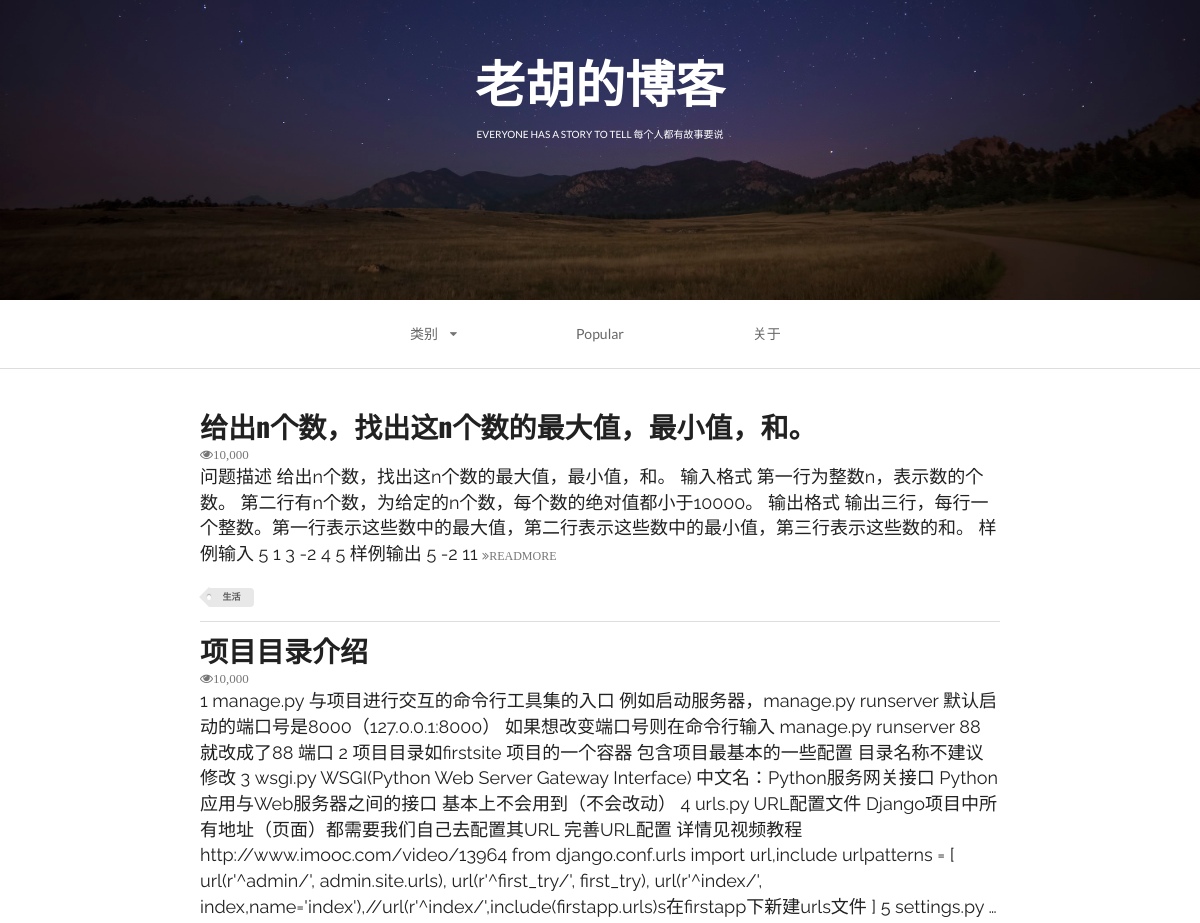
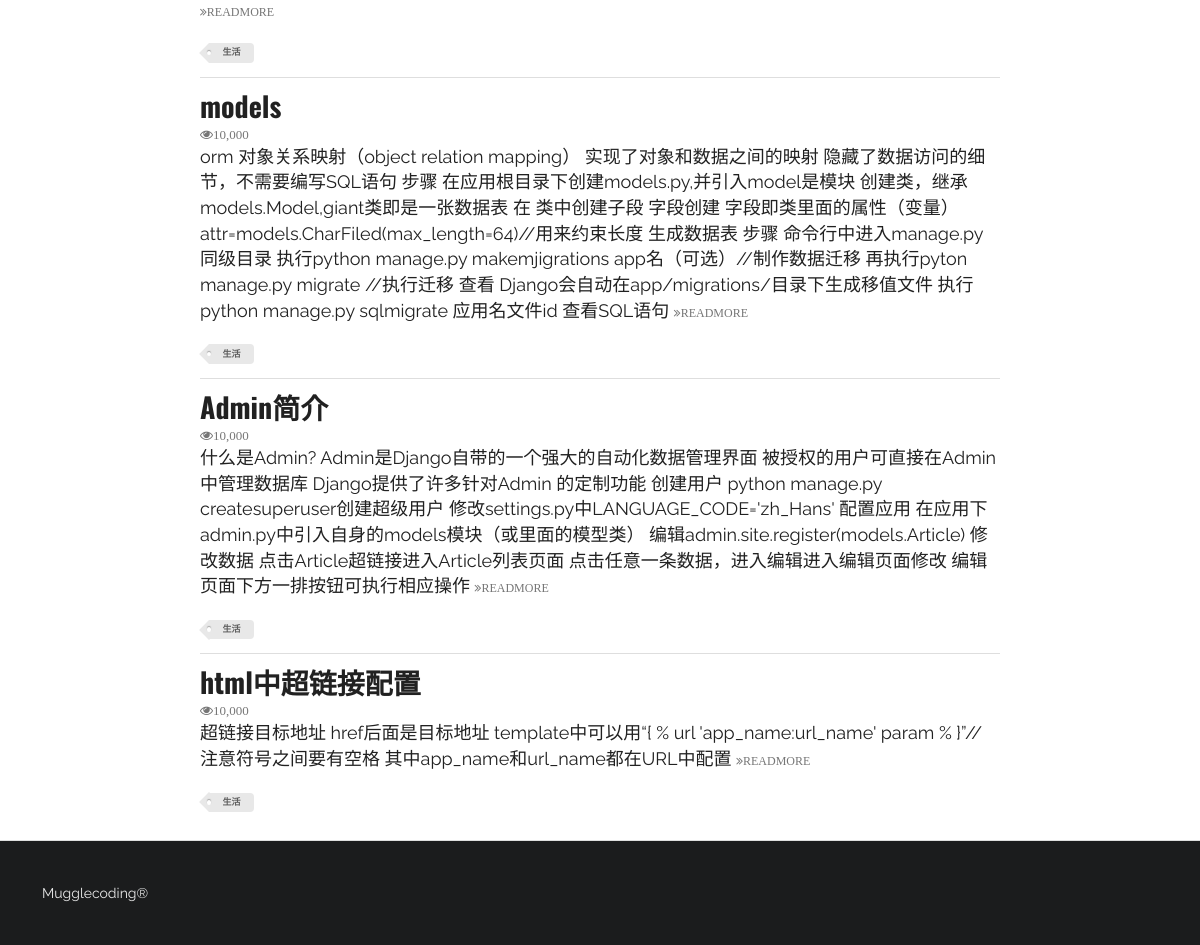
/firstapp/index/, run on the app's committed database (2 pictures, top to bottom).
### firstapp/models.py (models this page shows, shortened)
class Aritcle(models.Model):
    headline=models.CharField(null=True,blank=True,max_length=500)
    content=models.TextField(null=True,blank=True)

### firstapp/views.py (the view)
def index(request):
     context={}
     aritcle_list=models.Aritcle.objects.all()
     context['aritcle_list']=aritcle_list
     index_page=render(request,'first_web_2.html',context)
     return index_page

### firstapp/templates/first_web_2.html (shortened to what this page needs)
<!DOCTYPE html>
{% load staticfiles %}
<html>
<head>
        <link rel="stylesheet" href="{% static 'css/semantic.css' %}"  media="screen" title="no title" charset="utf-8">
    </head>
    <body>
        <div class="ui inverted vertical  segment masthead">
            <h1 class="ui center aligned header blogslogon" style="font-size:50px;font-family: 'Raleway', sans-serif!important;">
                老胡的博客
                <p class="ui sub header">
                    everyone has a story to tell
                    每个人都有故事要说
                </p>
            </h1>
        </div>
        <div class="ui container nav">
            <div class="ui borderless text three item menu ">
                <div class="ui simple dropdown  item">
                    类别
                    <i class="dropdown icon"></i>
                </div>
                <a class="item" href="">
                    Popular
                </a>
                <a class="item" href="">
                    关于
                </a>
            </div>
        </div>
        <div class="ui divider"></div>
        <div class="ui  vertical segment">
            {% for aritcle in aritcle_list %}
                <div class="ui container vertical segment">
                    <a href="{% url 'firstapp:aritcle_page' aritcle.id %}">
                        <h1 class="ui header">
                            {{ aritcle.headline }}
                        </h1>
                    </a>
                    <i class="icon grey small unhide">10,000</i>
                    <p>
                        {{ aritcle.content|truncatewords:50}}
                        <a href="{% url 'firstapp:aritcle_page' aritcle.id %}">
                            <i class="angle tiny double grey right icon">READMORE</i>
                        </a>
                    </p>
                    <div class="ui mini  tag label">
                        生活
                    </div>
                </div>
            {% endfor %}
        </div>
        <div class="ui inverted  vertical very padded  segment">
            Mugglecoding®
        </div>
    </body>
</html>

### data on the page
Aritcle: headline "给出n个数，找出这n个数的最大值，最小值，和。", content "问题描述 给出n个数，找出这n个数的最大值，最小值，和。 输入格式 第一行为整数n，表示数的个数。 第二行有n个数，为给定的n个数，每个数的绝对值都小于10000。 输出格式 输出三行，每行一个整数。第一行表示这些数中的最大值，第二行表示这些数中的最小值，第三行表示这些数的和。 样例输入 5 1 3 -2 4 5 样例输出 5 -2 11"
Aritcle: headline "项目目录介绍", content "1 manage.py 与项目进行交互的命令行工具集的入口 例如启动服务器，manage.py runserver 默认启动的端口号是8000（127.0.0.1:8000） 如果想改变端口号则在命令行输入 manage.py runserver 88 就改成了88 端口 2 项目目录如firstsite 项目的一个容器 包含项目最基本的一些配置 目录名称不建议修改 3 wsgi.py WSGI(Python Web Server Gateway Interface) 中文名：Python服务网关接口 Python应用与Web服务器之间的接口 基本上不会用到（不会改动） 4 urls.py URL配置文件 Django项目中所有地址（页面）都需要我们自己去配置其URL 完善URL配置 详情见视频教程 http://www.imooc.com/video/13964 from django.conf.urls import url,include urlpatterns = [ url(r'^admin/', admin.site.urls), url(r'^first_try/', first_try), url(r'^index/', index,name='index'),//url(r'^index/',include(firstapp.urls)s在firstapp下新建urls文件 ] 5 settings.py …"
Aritcle: headline "models", content "orm 对象关系映射（object relation mapping） 实现了对象和数据之间的映射 隐藏了数据访问的细节，不需要编写SQL语句 步骤 在应用根目录下创建models.py,并引入model是模块 创建类，继承models.Model,giant类即是一张数据表 在 类中创建子段 字段创建 字段即类里面的属性（变量） attr=models.CharFiled(max_length=64)//用来约束长度 生成数据表 步骤 命令行中进入manage.py同级目录 执行python manage.py makemjigrations app名（可选）//制作数据迁移 再执行pyton manage.py migrate //执行迁移 查看 Django会自动在app/migrations/目录下生成移值文件 执行python manage.py sqlmigrate 应用名文件id 查看SQL语句"
Aritcle: headline "Admin简介", content "什么是Admin? Admin是Django自带的一个强大的自动化数据管理界面 被授权的用户可直接在Admin中管理数据库 Django提供了许多针对Admin 的定制功能 创建用户 python manage.py createsuperuser创建超级用户 修改settings.py中LANGUAGE_CODE='zh_Hans' 配置应用 在应用下admin.py中引入自身的models模块（或里面的模型类） 编辑admin.site.register(models.Article) 修改数据 点击Article超链接进入Article列表页面 点击任意一条数据，进入编辑进入编辑页面修改 编辑页面下方一排按钮可执行相应操作"
Aritcle: headline "html中超链接配置", content "超链接目标地址 href后面是目标地址 template中可以用“{ % url 'app_name:url_name' param % }”//注意符号之间要有空格 其中app_name和url_name都在URL中配置"
